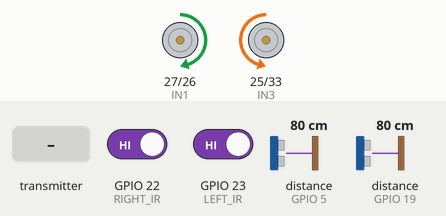
Recording of a sketch running on a simulated ESP32. On the bench: motor-driver pin pairs drawn as motors (green arrow = first pin HIGH = forward, orange = second pin HIGH = backward, longer = more drive, scaled by the enable pin). Wiring (inferred from the names in the program): 2 × ultrasonic range finder: trigger GPIO 18, echo GPIO 5 / trigger GPIO 21, echo GPIO 19. Inputs (shaded band) come from the test bench; at power-on: GPIO 22 (RIGHT_IR) HIGH, GPIO 23 (LEFT_IR) HIGH, distance to the obstacle (sensors on GPIO 5, GPIO 19) 80 cm. The echo pulse lasts 58.3 µs per cm; what the sketch prints to the serial monitor is not drawn.

Above: at 5.2 s.
5.3 s: GPIO 22 (RIGHT_IR) driven LOW
At 5.52 s:
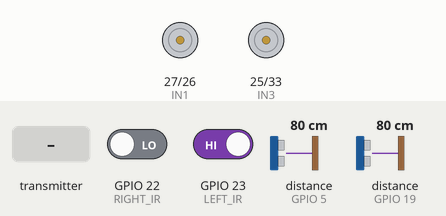
8.3 s: the transmitter starts sending x = 1024
At 10.0 s:
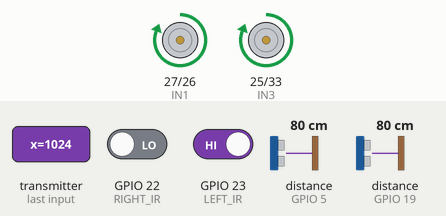
10.3 s: the transmitter starts sending y = 1024
At 11.2 s:
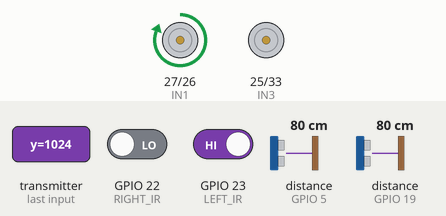
11.8 s: the transmitter starts sending x = 0
At 12.6 s:
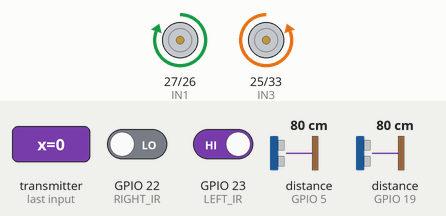
13.3 s: the transmitter starts sending x = 2048
At 13.8 s:
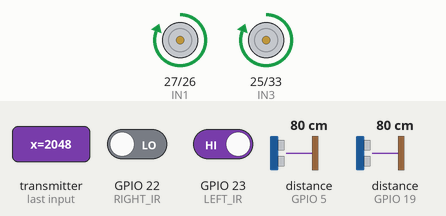
14.8 s: the transmitter starts sending y = 2048
At 16.1 s:
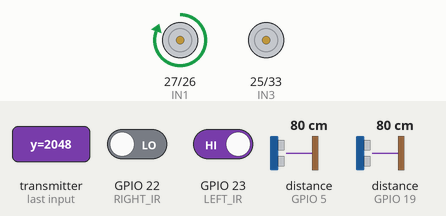
Timing chart, 0 to 17.3 s (numbered marks = the images above; inputs shaded):
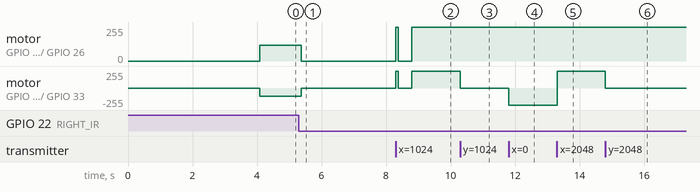

Measured:
- after the input at 5.3 s, motor on GPIO 27 (IN1) / GPIO 26 (IN2): forward 120/255 → stopped after 0.08 s; motor on GPIO 25 (IN3) / GPIO 33 (IN4): backward 120/255 → stopped after 0.08 s
- after the input at 8.3 s, motor on GPIO 27 (IN1) / GPIO 26 (IN2), motor on GPIO 25 (IN3) / GPIO 33 (IN4): stopped → forward 255/255 at once, → stopped 0.08 s later, → forward 255/255 0.42 s later
- after the input at 10.3 s, motor on GPIO 25 (IN3) / GPIO 33 (IN4): forward 255/255 → stopped at once
- after the input at 11.8 s, motor on GPIO 25 (IN3) / GPIO 33 (IN4): stopped → backward 255/255 at once
- after the input at 13.3 s, motor on GPIO 25 (IN3) / GPIO 33 (IN4): backward 255/255 → forward 255/255 at once
- after the input at 14.8 s, motor on GPIO 25 (IN3) / GPIO 33 (IN4): forward 255/255 → stopped at once

The sketch:

SUMOBOT_RECEIVER.ino
```cpp
#include <esp_now.h>
#include <WiFi.h>

// ===== MOTOR PINS =====
#define ENA 14  // Left Motor speed (PWM) pin
#define ENB 32  // Right Motor speed (PWM) pin
#define IN1 27  // Left Motor direction pin 1
#define IN2 26  // Left Motor direction pin 2
#define IN3 25  // Right Motor direction pin 1
#define IN4 33  // Right Motor direction pin 2

// ===== SENSOR PINS =====
#define LEFT_IR 23
#define RIGHT_IR 22
#define LEFT_TRIG 21
#define LEFT_ECHO 19
#define RIGHT_TRIG 18
#define RIGHT_ECHO 5

// ===== AUTONOMOUS MODE SETTINGS =====
#define ENEMY_RANGE 50        // cm - enemy detection distance
#define MAX_DISTANCE 200      // cm - maximum ultrasonic range

// ===== SPEED SETTINGS (Adjustable) =====
#define ROAMING_SPEED 120     // Speed when searching (0-255) - Adjust this for slower/faster roaming
#define ATTACK_SPEED 255      // Speed when enemy detected (0-255) - Full power attack
#define TURN_SPEED 200        // Speed when turning (0-255)
#define PIVOT_SPEED 180       // Speed when pivoting away from edge (0-255)

unsigned long pushStartTime = 0;
unsigned long pushDuration = 1500;  // ms - how long to push when enemy detected
bool pushing = false;

// ===== IR SENSITIVITY SETTINGS =====
// If your IR sensors are too sensitive or not sensitive enough:
// Option 1: Adjust this delay to allow sensor readings to stabilize
#define IR_READ_DELAY 5       // ms - increase if getting false readings

// Option 2: Use multiple readings for more reliable detection
#define IR_SAMPLE_COUNT 3     // Number of samples to average (increase for less sensitivity)

// ===== CONNECTION TRACKING =====
unsigned long lastReceiveTime = 0;
const unsigned long CONNECTION_TIMEOUT = 1000;  // 1 second timeout
bool controllerConnected = false;

typedef struct struct_message {
  int16_t x;
  int16_t y;
} struct_message;

struct_message incomingData;

// ===== ESP-NOW RECEIVE CALLBACK =====
void onReceive(const esp_now_recv_info *recvInfo, const uint8_t *incomingDataRaw, int len) {
  memcpy(&incomingData, incomingDataRaw, sizeof(incomingData));
  lastReceiveTime = millis();

  if (!controllerConnected) {
    controllerConnected = true;
    Serial.println("\n*** CONTROLLER CONNECTED - Manual control active ***\n");
    stopMotors();  // Stop autonomous actions
    pushing = false;  // Reset autonomous state
  }

  Serial.printf("Joystick X: %d Y: %d\n", incomingData.x, incomingData.y);
  driveMotors(incomingData.x, incomingData.y);
}

// ===== MOTOR CONTROL FUNCTIONS (Manual Mode) =====
void driveMotors(int16_t x, int16_t y) {
  int deadzone = 200;
  if (abs(x) < deadzone) x = 0;
  if (abs(y) < deadzone) y = 0;

  int16_t leftMotor = y + x;
  int16_t rightMotor = y - x;

  leftMotor = constrain(leftMotor, -1000, 1000);
  rightMotor = constrain(rightMotor, -1000, 1000);

  int leftSpeed = (leftMotor * 255) / 1000;
  int rightSpeed = (rightMotor * 255) / 1000;

  setMotor(ENA, IN1, IN2, leftSpeed, false);
  setMotor(ENB, IN3, IN4, rightSpeed, true);
}

void setMotor(int pwmPin, int dirPin1, int dirPin2, int speed, bool invert) {
  if (invert) {
    speed = -speed;
  }

  int minSpeed = 50;

  if (speed > 0) {
    digitalWrite(dirPin1, HIGH);
    digitalWrite(dirPin2, LOW);
    int pwmValue = (speed < minSpeed && speed > 0) ? minSpeed : abs(speed);
    ledcWrite(pwmPin, pwmValue);
  } else if (speed < 0) {
    digitalWrite(dirPin1, LOW);
    digitalWrite(dirPin2, HIGH);
    int pwmValue = (abs(speed) < minSpeed && speed < 0) ? minSpeed : abs(speed);
    ledcWrite(pwmPin, pwmValue);
  } else {
    digitalWrite(dirPin1, LOW);
    digitalWrite(dirPin2, LOW);
    ledcWrite(pwmPin, 0);
  }
}

// ===== AUTONOMOUS MOTOR FUNCTIONS =====
void stopMotors() {
  Serial.println("Action: STOP");
  digitalWrite(IN1, LOW);
  digitalWrite(IN2, LOW);
  digitalWrite(IN3, LOW);
  digitalWrite(IN4, LOW);
  ledcWrite(ENA, 0);
  ledcWrite(ENB, 0);
}

void moveForward() {
  // ROAMING SPEED - searching for enemy
  Serial.println("Action: FORWARD (Roaming)");
  digitalWrite(IN1, HIGH);
  digitalWrite(IN2, LOW);
  digitalWrite(IN3, LOW);
  digitalWrite(IN4, HIGH);
  ledcWrite(ENA, ROAMING_SPEED);  // Use roaming speed
  ledcWrite(ENB, ROAMING_SPEED);
}

void moveForwardFast() {
  // ATTACK SPEED - enemy detected!
  Serial.println("Action: FORWARD (ATTACKING!)");
  digitalWrite(IN1, HIGH);
  digitalWrite(IN2, LOW);
  digitalWrite(IN3, LOW);
  digitalWrite(IN4, HIGH);
  ledcWrite(ENA, ATTACK_SPEED);   // Use attack speed
  ledcWrite(ENB, ATTACK_SPEED);
}

void moveBackward() {
  Serial.println("Action: BACKWARD");
  digitalWrite(IN1, LOW);
  digitalWrite(IN2, HIGH);
  digitalWrite(IN3, HIGH);
  digitalWrite(IN4, LOW);
  ledcWrite(ENA, 255);
  ledcWrite(ENB, 255);
}

void turnLeft() {
  Serial.println("Action: TURN LEFT (in place)");
  digitalWrite(IN1, LOW);
  digitalWrite(IN2, HIGH);
  digitalWrite(IN3, LOW);
  digitalWrite(IN4, HIGH);
  ledcWrite(ENA, TURN_SPEED);
  ledcWrite(ENB, TURN_SPEED);
}

void turnRight() {
  Serial.println("Action: TURN RIGHT (in place)");
  digitalWrite(IN1, HIGH);
  digitalWrite(IN2, LOW);
  digitalWrite(IN3, HIGH);
  digitalWrite(IN4, LOW);
  ledcWrite(ENA, TURN_SPEED);
  ledcWrite(ENB, TURN_SPEED);
}

void pivotLeft() {
  Serial.println("Action: PIVOT LEFT");
  // Right motor forward, left motor stop
  digitalWrite(IN1, HIGH);
  digitalWrite(IN2, LOW);
  digitalWrite(IN3, LOW);
  digitalWrite(IN4, LOW);
  ledcWrite(ENA, 0);
  ledcWrite(ENB, PIVOT_SPEED);
}

void pivotRight() {
  Serial.println("Action: PIVOT RIGHT");
  // Left motor forward, right motor stop
  digitalWrite(IN1, LOW);
  digitalWrite(IN2, LOW);
  digitalWrite(IN3, LOW);
  digitalWrite(IN4, HIGH);
  ledcWrite(ENA, PIVOT_SPEED);
  ledcWrite(ENB, 0);
}

void pushEnemy() {
  Serial.println("Action: PUSH (FULL POWER!)");
  digitalWrite(IN1, HIGH);
  digitalWrite(IN2, LOW);
  digitalWrite(IN3, LOW);
  digitalWrite(IN4, HIGH);
  ledcWrite(ENA, ATTACK_SPEED);  // Full attack speed
  ledcWrite(ENB, ATTACK_SPEED);
}

// ===== SENSOR READING FUNCTIONS =====
long readUltrasonic(int trigPin, int echoPin) {
  digitalWrite(trigPin, LOW);
  delayMicroseconds(2);
  digitalWrite(trigPin, HIGH);
  delayMicroseconds(10);
  digitalWrite(trigPin, LOW);

  long duration = pulseIn(echoPin, HIGH, 30000);  // 30ms timeout
  if (duration == 0) return MAX_DISTANCE;  // No echo = max distance

  long distance = duration * 0.034 / 2;  // Convert to cm
  return distance;
}

bool detectBlackEdge(int pin) {
  // ===== IR SENSITIVITY ADJUSTMENT =====
  // This function reads IR sensors to detect black edges
  // LOW = Black surface detected (edge!)
  // HIGH = White surface (safe area)
  //
  // TO INCREASE SENSITIVITY: Decrease IR_SAMPLE_COUNT (try 1 or 2)
  // TO DECREASE SENSITIVITY: Increase IR_SAMPLE_COUNT (try 5 or 7)
  //
  // Alternatively, if you have adjustable IR sensors with a potentiometer,
  // turn the pot to adjust the trigger threshold directly on the sensor.

  int blackCount = 1;

  // Take multiple samples to reduce false positives
  for (int i = 0; i < IR_SAMPLE_COUNT; i++) {
    if (digitalRead(pin) == LOW) {
      blackCount++;
    }
    if (IR_READ_DELAY > 0) {
      delay(IR_READ_DELAY);
    }
  }

  // Return true if majority of samples detected black
  return blackCount > (IR_SAMPLE_COUNT / 2);
}

long getClosestDistance() {
  long leftDist = readUltrasonic(LEFT_TRIG, LEFT_ECHO);
  long rightDist = readUltrasonic(RIGHT_TRIG, RIGHT_ECHO);

  // Return the closest reading
  return min(leftDist, rightDist);
}

// ===== AUTONOMOUS SUMOBOT MODE =====
void autonomousMode() {
  long distance = getClosestDistance();
  bool leftBlackDetected = detectBlackEdge(LEFT_IR);
  bool rightBlackDetected = detectBlackEdge(RIGHT_IR);

  // Debug sensor readings
  Serial.printf("AUTO | Dist:%ld cm | L_IR:%s | R_IR:%s | Speed:%s\n",
                distance,
                leftBlackDetected ? "BLACK!" : "White",
                rightBlackDetected ? "BLACK!" : "White",
                (distance > 0 && distance < ENEMY_RANGE) ? "ATTACK" : "ROAM");

  // --- ENEMY DETECTION (non-blocking push with speed boost) ---
  if (!pushing && distance > 0 && distance < ENEMY_RANGE) {
    pushing = true;
    pushStartTime = millis();
    pushEnemy();  // Uses ATTACK_SPEED
  }

  // Check if push duration completed
  if (pushing) {
    if (millis() - pushStartTime >= pushDuration) {
      stopMotors();
      pushing = false;
    }
  }

  // --- EDGE DETECTION (HIGHEST PRIORITY) ---
  if (leftBlackDetected && rightBlackDetected) {
    // BOTH EDGES DETECTED - Critical! Back up and turn around
    Serial.println("⚠️ BOTH EDGES! Backing up and turning around");
    stopMotors();
    delay(50);
    moveBackward();
    delay(400);  // Longer backup
    stopMotors();
    delay(50);
    turnRight();  // Turn 180 degrees
    delay(500);
    stopMotors();
    pushing = false;
  }
  else if (leftBlackDetected) {
    // LEFT EDGE DETECTED - Turn right to stay in ring
    Serial.println("⚠️ LEFT EDGE! Turning right");
    stopMotors();
    delay(50);
    // Quick pivot right (keeps robot compact and in ring)
    pivotRight();
    delay(200);  // Short turn to redirect
    stopMotors();
    pushing = false;
  }
  else if (rightBlackDetected) {
    // RIGHT EDGE DETECTED - Turn left to stay in ring
    Serial.println("⚠️ RIGHT EDGE! Turning left");
    stopMotors();
    delay(50);
    // Quick pivot left (keeps robot compact and in ring)
    pivotLeft();
    delay(200);  // Short turn to redirect
    stopMotors();
    pushing = false;
  }
  else if (!pushing) {
    // NO EDGE DETECTED - Check for enemy
    if (distance > 0 && distance < ENEMY_RANGE) {
      // Enemy nearby - move forward at ATTACK SPEED
      moveForwardFast();
    } else {
      // No enemy - move forward at ROAMING SPEED
      moveForward();
    }
  }

  delay(50);  // Sensor stability delay
}

// ===== SETUP =====
void setup() {
  Serial.begin(115200);
  delay(1000);

  // Motor pins
  pinMode(IN1, OUTPUT);
  pinMode(IN2, OUTPUT);
  pinMode(IN3, OUTPUT);
  pinMode(IN4, OUTPUT);
  ledcAttach(ENA, 1000, 8);
  ledcAttach(ENB, 1000, 8);

  // Sensor pins
  pinMode(LEFT_IR, INPUT);
  pinMode(RIGHT_IR, INPUT);
  pinMode(LEFT_TRIG, OUTPUT);
  pinMode(LEFT_ECHO, INPUT);
  pinMode(RIGHT_TRIG, OUTPUT);
  pinMode(RIGHT_ECHO, INPUT);

  // Initialize motors to stop
  stopMotors();

  // WiFi and ESP-NOW setup
  WiFi.mode(WIFI_STA);
  WiFi.disconnect();

  if (esp_now_init() != ESP_OK) {
    Serial.println("ESP-NOW init failed");
    while(1);
  }

  esp_now_register_recv_cb(onReceive);

  Serial.println("\n========================================");
  Serial.println("    SMART EDGE-AVOIDING SUMOBOT");
  Serial.println("========================================");
  Serial.println("Mode 1: Manual control via ESP-NOW");
  Serial.println("Mode 2: Autonomous sumobot (fallback)");
  Serial.println("========================================");
  Serial.println("Speed Settings:");
  Serial.printf("  Roaming: %d/255\n", ROAMING_SPEED);
  Serial.printf("  Attack:  %d/255\n", ATTACK_SPEED);
  Serial.printf("  Enemy detection range: %d cm\n", ENEMY_RANGE);
  Serial.println("========================================");
  Serial.println("IR Logic: WHITE=Safe | BLACK=Edge");
  Serial.println("Edge Response: INSTANT turn to stay in");
  Serial.println("========================================");
  Serial.println("Waiting for controller...");
  Serial.println("Will auto-start in 3 seconds\n");

  // Initial delay to allow controller connection
  delay(3000);
}

// ===== MAIN LOOP =====
void loop() {
  // Check if controller is still connected
  if (millis() - lastReceiveTime > CONNECTION_TIMEOUT) {
    if (controllerConnected) {
      controllerConnected = false;
      Serial.println("\n*** CONTROLLER DISCONNECTED - Autonomous mode active ***\n");
    }

    // Run autonomous sumobot mode
    autonomousMode();
  } else {
    // Controller connected - ESP-NOW callback handles everything
    delay(10);
  }
}
```
